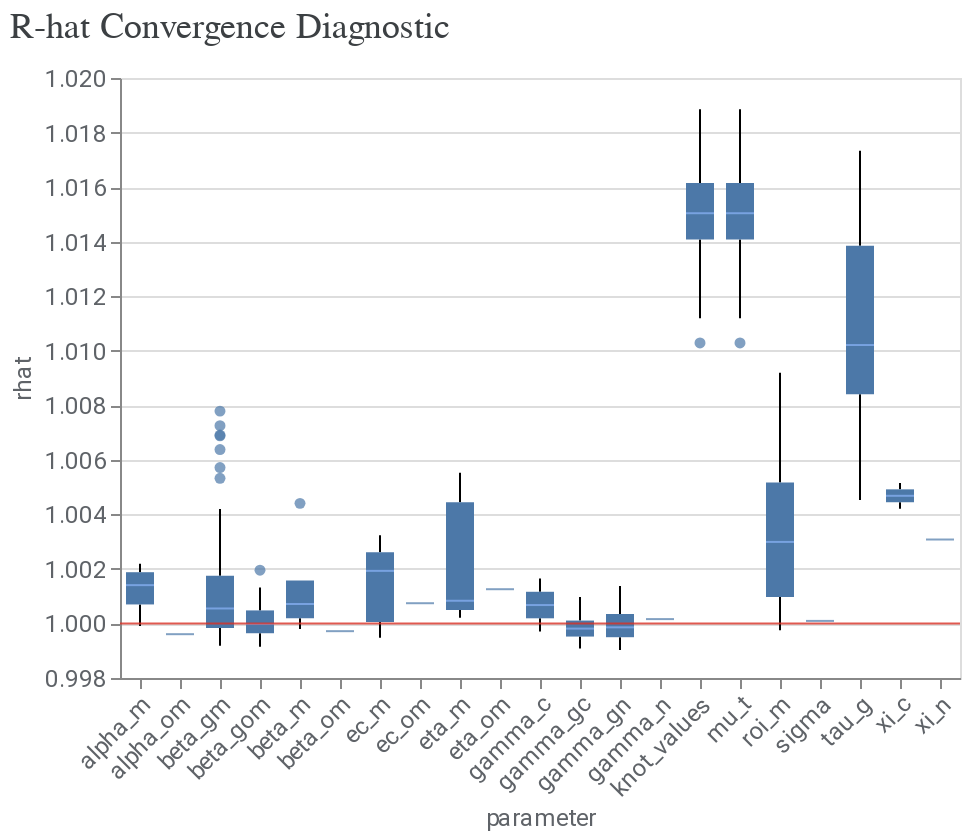

Source (notebook cell):
### Markdown cell above
After the model is built, you must assess convergence, debug the model if needed, and then assess the model fit.

1\. Assess convergence. Run the following code to generate r-hat statistics. R-hat close to 1.0 indicate convergence. R-hat < 1.2 indicates approximate convergence and is a reasonable threshold for many problems.

### Code cell
model_diagnostics = visualizer.ModelDiagnostics(mmm)
model_diagnostics.plot_rhat_boxplot()

### Figure 1 — Vega-Lite specification as saved in the notebook (floating-point values rounded to 4 significant figures; data arrays with more than 128 entries replaced by an {"elided": "..."} marker saying what was removed)
{"config": {"view": {"continuousWidth": 400, "continuousHeight": 300}, "axis": {"labelColor": "#5F6368", "labelFont": "Roboto", "labelFontSize": 12, "titleColor": "#5F6368", "titleFont": "Roboto", "titleFontSize": 12, "titleFontWeight": "normal"}}, "layer": [{"data": {"name": "data-20b2412bc27a9d93eeafe34b0def6286"}, "mark": {"type": "boxplot", "median": {"color": "#8AB4F8"}, "outliers": {"filled": true}}, "encoding": {"x": {"axis": {"labelAngle": -45}, "field": "parameter", "type": "nominal"}, "y": {"field": "rhat", "scale": {"zero": false}, "type": "quantitative"}}}, {"data": {"name": "empty"}, "mark": {"type": "rule", "color": "#D93025", "opacity": 0.8}, "encoding": {"y": {"datum": 1}}}], "title": {"text": "R-hat Convergence Diagnostic", "anchor": "start", "color": "#3C4043", "font": "Google Sans Display", "fontSize": 18, "fontWeight": "normal", "offset": 10}, "$schema": "https://vega.github.io/schema/vega-lite/v4.17.0.json", "datasets": {"data-20b2412bc27a9d93eeafe34b0def6286": {"elided": "747 records"}, "empty": [{}]}}
